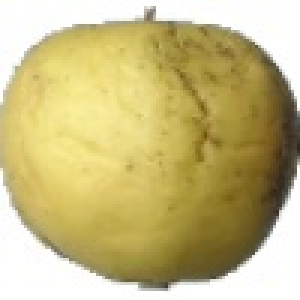
#> input picture 0_100.jpg, 100 x 100 px (shown 3 times larger)
$ jupyter execute glcmLib.ipynb   (older library calls are emulated)
#> lines starting #> are read from the running program, lines starting #| are printed output that depends on the picture; long printed decimals are rounded
[cell 1]
import cv2
from PIL import Image
import numpy as np
import matplotlib.pyplot as plt
from skimage.feature import greycomatrix, greycoprops

[cell 2]
im = cv2.imread('0_100.jpg')
#> im is the input picture: shape (100, 100, 3); mean B, G, R 129.8, 186.8, 199.6
imgM = cv2.imread('0_100.jpg')

# im = im[:,:,0]
# imgM = imgM[:,:,0]
# imgv =
im.shape
#> Out = (100, 100, 3)

[cell 3]
imageObject  = Image.open("1_100.jpg")
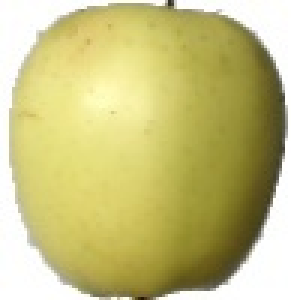
#> input picture 1_100.jpg, 100 x 100 px (shown 3 times larger)
#> imageObject is the input picture: PIL image 100x100 RGB; mean R, G, B 201, 194.6, 130.5
cropped     = imageObject.crop((15,15,85,85))
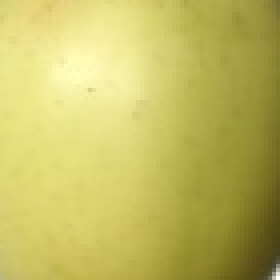
#> cropped: PIL image 70x70 RGB (shown 4 times larger); mean R, G, B 196, 187.8, 96.8
        # cropped.show()
        # cropped.shape()
# cropped.show()
citra = np.array(cropped)
citra = citra.transpose(2,0,1).reshape(3,-1)

[cell 4]
glcm = greycomatrix(citra, [1], [0],  symmetric = True, normed = True )
contrast = greycoprops(glcm, 'contrast')
#> contrast = [161.7]
dissimilarityraster = greycoprops(glcm, 'dissimilarity')
#> dissimilarityraster = [3.72]
homogeneityraster = greycoprops(glcm, 'homogeneity')
#> homogeneityraster = [0.346]
energyraster = greycoprops(glcm, 'energy')
#> energyraster = [0.0259]
correlationraster = greycoprops(glcm, 'correlation')
#> correlationraster = [0.977]
ASMraster = greycoprops(glcm, 'ASM')
#> ASMraster = [0.000671]
# sumsquare = greycoprops(glcm, 'SumSquare')

# print(dissimilarityraster)
print("asm")
print(ASMraster)
#| [[0.0006715]]
print("Contras")
print(contrast)
#| [[161.686]]
print("IDM (Homogenity)")
print(homogeneityraster)
#| [[0.3456]]
print("Corelation")
print(correlationraster)
#| [[0.9775]]
# getSumEntropyFeatureValue(citra)

[cell 5]
from sklearn.metrics.cluster import entropy

[cell 6]
entropy(citra)
#> Out = 5.34
